Frame 1 (no input): blank canvas, image omitted
Frame 60 (no input): blank canvas, image omitted
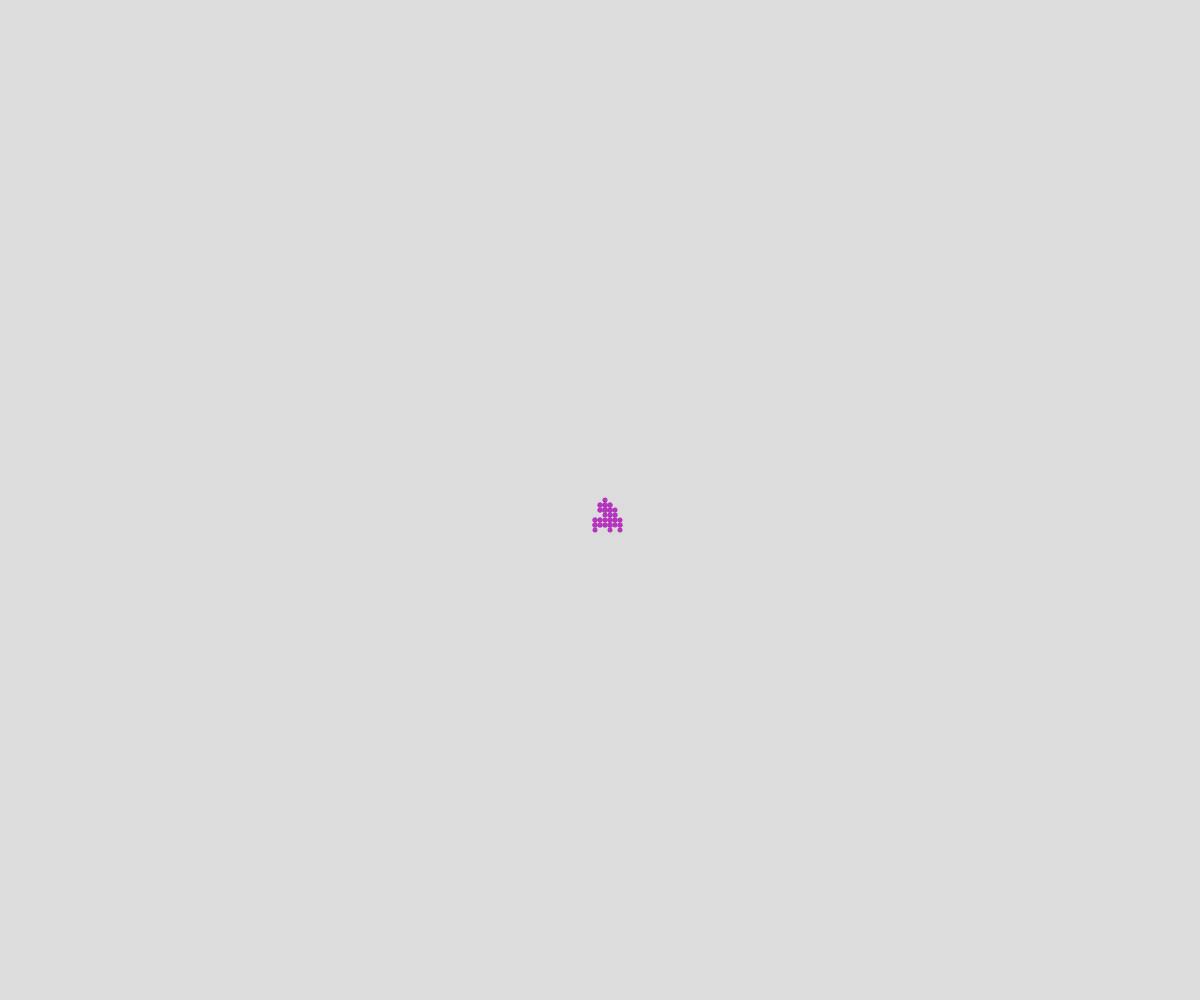
Frame 120 (the mouse pressed at the canvas centre since frame 60)

The p5.js sketch whose frames 1 and 60 were blank and that drew this single picture after the mouse press (run headless with seeded random() and noise() and a simulated clock; from frame 60 on, the mouse is pressed at the canvas centre):

// p5.js sketch
// ── sketch.js
// Walker demo


class Walker {
  constructor(x, y, theColor) {
    this.x = x;
    this.y = y;
    this.speed = 5;
    this.diameter = 5;
    this.color = theColor;
  }

  display() {
    fill(this.color);
    circle(this.x, this.y, this.diameter);
  }

  move() {
    let choice = random(100);
    if (choice < 25) {
      this.y -= this.speed;
    } 
    else if (choice < 50) {
      this.y += this.speed;
    } 
    else if (choice < 75) {
      this.x -= this.speed;
    } 
    else {
      this.x += this.speed;
    }
  }
}

// let shah;
// let othershah;
let theWalkers = [];


function setup() {
  createCanvas(windowWidth, windowHeight);
  background(220); // Moved here so trails stay visible
  // shah = new Walker(width / 2, height / 2);
  // othershah = new Walker(width / 2, height / 2);
  // othershah.color = "blue";
  noStroke();
  
}

function draw() {
  // shah.move();
  // shah.display();

  // othershah.move();
  // othershah.display();
  for (let theWalker of theWalkers) {
    theWalker.move();
    theWalker.display();
  }
}

function mousePressed() {

  let someWalker = new Walker(mouseX, mouseY, color(random(255), random(255), random(255)));
  theWalkers.push(someWalker);
}
